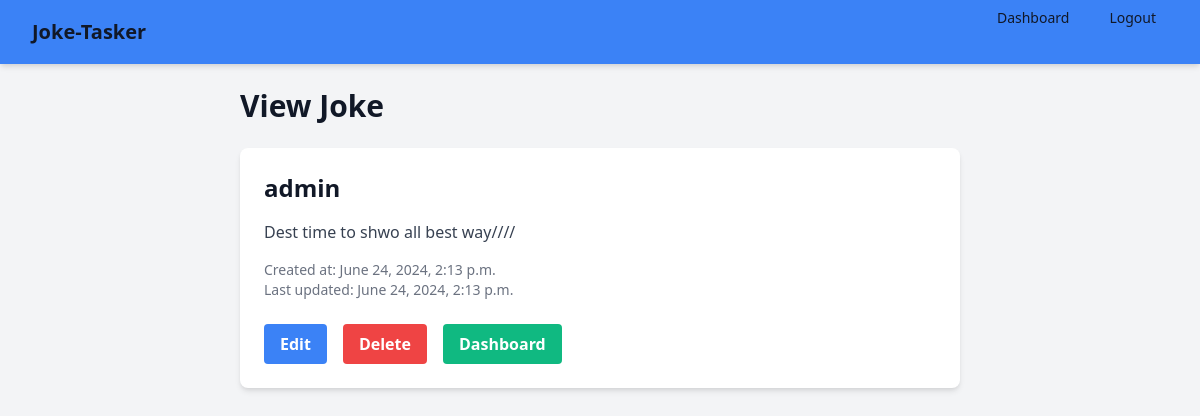
Page /view_joke/2/ (signed in) on the committed database.
### app/models.py (models this page shows, shortened)
class Joke(models.Model):
    user = models.ForeignKey(User,on_delete=models.CASCADE)
    content = models.TextField()
    created_at = models.DateTimeField(auto_now_add=True)
    updated_at = models.DateTimeField(auto_now=True)

### app/views.py (the view)
# urls.py: path('view_joke/<int:joke_id>/',views.view_joke,name='view_joke'),
@login_required(login_url='login_view')
def view_joke(request, joke_id):
    joke = get_object_or_404(Joke, id=joke_id, user=request.user)
    return render(request, 'view_joke.html', {'joke': joke})

### templates/view_joke.html (shortened to what this page needs)
<!DOCTYPE html>
<html lang="en">
<head>
    <link href="https://cdn.jsdelivr.net/npm/tailwindcss@2.2.19/dist/tailwind.min.css" rel="stylesheet">
</head>
<body class="bg-gray-100">
    <nav class="bg-blue-500 shadow-md">
        <div class="max-w-7xl mx-auto px-4 sm:px-6 lg:px-8">
            <div class="flex justify-between h-16">
                <div class="flex">
                    <div class="shrink-0 flex items-center">
                        <span class="text-xl font-bold text-gray-900">Joke-Tasker</span>
                    </div>
                </div>
                <div class="hidden md:flex">
                    <div class="ml-10 flex items-baseline space-x-4">
                        <a href="{% url 'dashboard'%}" class="text-gray-900 hover:text-gray-700 px-3 py-2 rounded-md text-sm font-medium">Dashboard</a>
                        <a href="{% url 'logout_view' %}" class="text-gray-900 hover:text-gray-700 px-3 py-2 rounded-md text-sm font-medium">Logout</a>
                    </div>
                </div>
            </div>
        </div>
    </nav>
    <div class="max-w-3xl mx-auto p-6">
        <h1 class="text-3xl font-bold text-gray-900 mb-6">View Joke</h1>
        <div class="bg-white p-6 rounded-lg shadow-md">
            <h2 class="text-2xl font-bold text-gray-900 mb-4">{{ joke.user.username }}</h2>
            <p class="text-gray-700">{{ joke.content }}</p>
            <p class="text-gray-500 text-sm mt-4">Created at: {{ joke.created_at }}</p>
            <p class="text-gray-500 text-sm">Last updated: {{ joke.updated_at }}</p>
            <div class="mt-6 flex space-x-4">
                <a href="{% url 'edit_joke' joke.id %}" class="bg-blue-500 hover:bg-blue-700 text-white font-bold py-2 px-4 rounded focus:outline-none focus:shadow-outline">
                    Edit
                </a>
                <a href="{% url 'delete_joke' joke.id %}" class="bg-red-500 hover:bg-red-700 text-white font-bold py-2 px-4 rounded focus:outline-none focus:shadow-outline">
                    Delete
                </a>
                <a href="{% url 'dashboard'  %}" class="bg-green-500 hover:bg-green-700 text-white font-bold py-2 px-4 rounded focus:outline-none focus:shadow-outline">
                    Dashboard
                </a>
            </div>
        </div>
    </div>
</body>
</html>

### rows in the picture
Joke: user.username "admin", content "Dest time to shwo all best way////", created_at "June 24, 2024, 2:13 p.m.", updated_at "June 24, 2024, 2:13 p.m."
